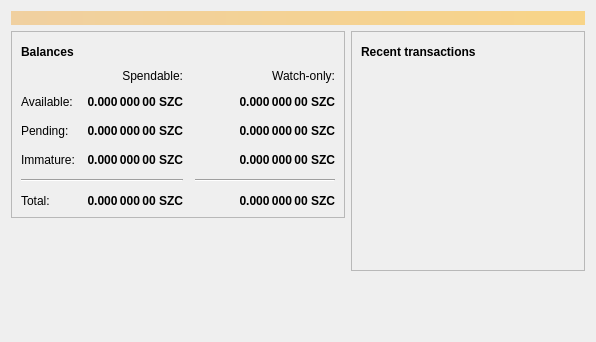
<?xml version="1.0" encoding="UTF-8"?>
<ui version="4.0">
 <class>OverviewPage</class>
 <widget class="QWidget" name="OverviewPage">
  <property name="geometry">
   <rect>
    <x>0</x>
    <y>0</y>
    <width>596</width>
    <height>342</height>
   </rect>
  </property>
  <property name="windowTitle">
   <string>Form</string>
  </property>
  <layout class="QVBoxLayout" name="topLayout">
   <item>
    <widget class="QLabel" name="labelAlerts">
     <property name="visible">
      <bool>false</bool>
     </property>
     <property name="styleSheet">
      <string notr="true">QLabel { background-color: qlineargradient(x1: 0, y1: 0, x2: 1, y2: 0, stop:0 #F0D0A0, stop:1 #F8D488); color:#000000; }</string>
     </property>
     <property name="wordWrap">
      <bool>true</bool>
     </property>
     <property name="margin">
      <number>3</number>
     </property>
     <property name="textInteractionFlags">
      <set>Qt::TextSelectableByMouse</set>
     </property>
    </widget>
   </item>
   <item>
    <layout class="QHBoxLayout" name="horizontalLayout" stretch="1,1">
     <item>
      <layout class="QVBoxLayout" name="verticalLayout_2">
       <item>
        <widget class="QFrame" name="frame">
         <property name="frameShape">
          <enum>QFrame::StyledPanel</enum>
         </property>
         <property name="frameShadow">
          <enum>QFrame::Raised</enum>
         </property>
         <layout class="QVBoxLayout" name="verticalLayout_4">
          <item>
           <layout class="QHBoxLayout" name="horizontalLayout_4">
            <item>
             <widget class="QLabel" name="label_5">
              <property name="font">
               <font>
                <weight>75</weight>
                <bold>true</bold>
               </font>
              </property>
              <property name="text">
               <string>Balances</string>
              </property>
             </widget>
            </item>
            <item>
             <widget class="QPushButton" name="labelWalletStatus">
              <property name="enabled">
               <bool>true</bool>
              </property>
              <property name="maximumSize">
               <size>
                <width>30</width>
                <height>16777215</height>
               </size>
              </property>
              <property name="toolTip">
               <string>The displayed information may be out of date. Your wallet automatically synchronizes with the Schezuancoin network after a connection is established, but this process has not completed yet.</string>
              </property>
              <property name="text">
               <string/>
              </property>
              <property name="icon">
               <iconset resource="../schezuancoin.qrc">
                <normaloff>:/icons/warning</normaloff>
                <disabledoff>:/icons/warning</disabledoff>:/icons/warning</iconset>
              </property>
              <property name="iconSize">
               <size>
                <width>24</width>
                <height>24</height>
               </size>
              </property>
              <property name="flat">
               <bool>true</bool>
              </property>
             </widget>
            </item>
            <item>
             <spacer name="horizontalSpacer_3">
              <property name="orientation">
               <enum>Qt::Horizontal</enum>
              </property>
              <property name="sizeHint" stdset="0">
               <size>
                <width>40</width>
                <height>20</height>
               </size>
              </property>
             </spacer>
            </item>
           </layout>
          </item>
          <item>
           <layout class="QGridLayout" name="gridLayout">
            <property name="spacing">
             <number>12</number>
            </property>
            <item row="2" column="2">
             <widget class="QLabel" name="labelWatchPending">
              <property name="font">
               <font>
                <weight>75</weight>
                <bold>true</bold>
               </font>
              </property>
              <property name="cursor">
               <cursorShape>IBeamCursor</cursorShape>
              </property>
              <property name="toolTip">
               <string>Unconfirmed transactions to watch-only addresses</string>
              </property>
              <property name="text">
               <string notr="true">0.000 000 00 SZC</string>
              </property>
              <property name="alignment">
               <set>Qt::AlignRight|Qt::AlignTrailing|Qt::AlignVCenter</set>
              </property>
              <property name="textInteractionFlags">
               <set>Qt::LinksAccessibleByMouse|Qt::TextSelectableByKeyboard|Qt::TextSelectableByMouse</set>
              </property>
             </widget>
            </item>
            <item row="2" column="1">
             <widget class="QLabel" name="labelUnconfirmed">
              <property name="font">
               <font>
                <weight>75</weight>
                <bold>true</bold>
               </font>
              </property>
              <property name="cursor">
               <cursorShape>IBeamCursor</cursorShape>
              </property>
              <property name="toolTip">
               <string>Total of transactions that have yet to be confirmed, and do not yet count toward the spendable balance</string>
              </property>
              <property name="text">
               <string notr="true">0.000 000 00 SZC</string>
              </property>
              <property name="alignment">
               <set>Qt::AlignRight|Qt::AlignTrailing|Qt::AlignVCenter</set>
              </property>
              <property name="textInteractionFlags">
               <set>Qt::LinksAccessibleByMouse|Qt::TextSelectableByKeyboard|Qt::TextSelectableByMouse</set>
              </property>
             </widget>
            </item>
            <item row="3" column="2">
             <widget class="QLabel" name="labelWatchImmature">
              <property name="font">
               <font>
                <weight>75</weight>
                <bold>true</bold>
               </font>
              </property>
              <property name="cursor">
               <cursorShape>IBeamCursor</cursorShape>
              </property>
              <property name="toolTip">
               <string>Mined balance in watch-only addresses that has not yet matured</string>
              </property>
              <property name="text">
               <string notr="true">0.000 000 00 SZC</string>
              </property>
              <property name="alignment">
               <set>Qt::AlignRight|Qt::AlignTrailing|Qt::AlignVCenter</set>
              </property>
              <property name="textInteractionFlags">
               <set>Qt::LinksAccessibleByMouse|Qt::TextSelectableByKeyboard|Qt::TextSelectableByMouse</set>
              </property>
             </widget>
            </item>
            <item row="4" column="0" colspan="2">
             <widget class="Line" name="line">
              <property name="orientation">
               <enum>Qt::Horizontal</enum>
              </property>
             </widget>
            </item>
            <item row="4" column="2">
             <widget class="Line" name="lineWatchBalance">
              <property name="sizePolicy">
               <sizepolicy hsizetype="Preferred" vsizetype="Fixed">
                <horstretch>0</horstretch>
                <verstretch>0</verstretch>
               </sizepolicy>
              </property>
              <property name="minimumSize">
               <size>
                <width>140</width>
                <height>0</height>
               </size>
              </property>
              <property name="orientation">
               <enum>Qt::Horizontal</enum>
              </property>
             </widget>
            </item>
            <item row="5" column="0">
             <widget class="QLabel" name="labelTotalText">
              <property name="text">
               <string>Total:</string>
              </property>
             </widget>
            </item>
            <item row="3" column="1">
             <widget class="QLabel" name="labelImmature">
              <property name="font">
               <font>
                <weight>75</weight>
                <bold>true</bold>
               </font>
              </property>
              <property name="cursor">
               <cursorShape>IBeamCursor</cursorShape>
              </property>
              <property name="toolTip">
               <string>Mined balance that has not yet matured</string>
              </property>
              <property name="text">
               <string notr="true">0.000 000 00 SZC</string>
              </property>
              <property name="alignment">
               <set>Qt::AlignRight|Qt::AlignTrailing|Qt::AlignVCenter</set>
              </property>
              <property name="textInteractionFlags">
               <set>Qt::LinksAccessibleByMouse|Qt::TextSelectableByKeyboard|Qt::TextSelectableByMouse</set>
              </property>
             </widget>
            </item>
            <item row="2" column="3">
             <spacer name="horizontalSpacer_2">
              <property name="orientation">
               <enum>Qt::Horizontal</enum>
              </property>
              <property name="sizeHint" stdset="0">
               <size>
                <width>40</width>
                <height>20</height>
               </size>
              </property>
             </spacer>
            </item>
            <item row="3" column="0">
             <widget class="QLabel" name="labelImmatureText">
              <property name="text">
               <string>Immature:</string>
              </property>
             </widget>
            </item>
            <item row="5" column="1">
             <widget class="QLabel" name="labelTotal">
              <property name="font">
               <font>
                <weight>75</weight>
                <bold>true</bold>
               </font>
              </property>
              <property name="cursor">
               <cursorShape>IBeamCursor</cursorShape>
              </property>
              <property name="toolTip">
               <string>Your current total balance</string>
              </property>
              <property name="text">
               <string notr="true">0.000 000 00 SZC</string>
              </property>
              <property name="alignment">
               <set>Qt::AlignRight|Qt::AlignTrailing|Qt::AlignVCenter</set>
              </property>
              <property name="textInteractionFlags">
               <set>Qt::LinksAccessibleByMouse|Qt::TextSelectableByKeyboard|Qt::TextSelectableByMouse</set>
              </property>
             </widget>
            </item>
            <item row="5" column="2">
             <widget class="QLabel" name="labelWatchTotal">
              <property name="font">
               <font>
                <weight>75</weight>
                <bold>true</bold>
               </font>
              </property>
              <property name="cursor">
               <cursorShape>IBeamCursor</cursorShape>
              </property>
              <property name="toolTip">
               <string>Current total balance in watch-only addresses</string>
              </property>
              <property name="text">
               <string notr="true">0.000 000 00 SZC</string>
              </property>
              <property name="alignment">
               <set>Qt::AlignRight|Qt::AlignTrailing|Qt::AlignVCenter</set>
              </property>
              <property name="textInteractionFlags">
               <set>Qt::LinksAccessibleByMouse|Qt::TextSelectableByKeyboard|Qt::TextSelectableByMouse</set>
              </property>
             </widget>
            </item>
            <item row="0" column="2">
             <widget class="QLabel" name="labelWatchonly">
              <property name="text">
               <string>Watch-only:</string>
              </property>
              <property name="alignment">
               <set>Qt::AlignRight|Qt::AlignTrailing|Qt::AlignVCenter</set>
              </property>
             </widget>
            </item>
            <item row="1" column="0">
             <widget class="QLabel" name="labelBalanceText">
              <property name="text">
               <string>Available:</string>
              </property>
             </widget>
            </item>
            <item row="1" column="1">
             <widget class="QLabel" name="labelBalance">
              <property name="font">
               <font>
                <weight>75</weight>
                <bold>true</bold>
               </font>
              </property>
              <property name="cursor">
               <cursorShape>IBeamCursor</cursorShape>
              </property>
              <property name="toolTip">
               <string>Your current spendable balance</string>
              </property>
              <property name="text">
               <string notr="true">0.000 000 00 SZC</string>
              </property>
              <property name="alignment">
               <set>Qt::AlignRight|Qt::AlignTrailing|Qt::AlignVCenter</set>
              </property>
              <property name="textInteractionFlags">
               <set>Qt::LinksAccessibleByMouse|Qt::TextSelectableByKeyboard|Qt::TextSelectableByMouse</set>
              </property>
             </widget>
            </item>
            <item row="1" column="2">
             <widget class="QLabel" name="labelWatchAvailable">
              <property name="font">
               <font>
                <weight>75</weight>
                <bold>true</bold>
               </font>
              </property>
              <property name="cursor">
               <cursorShape>IBeamCursor</cursorShape>
              </property>
              <property name="toolTip">
               <string>Your current balance in watch-only addresses</string>
              </property>
              <property name="text">
               <string notr="true">0.000 000 00 SZC</string>
              </property>
              <property name="alignment">
               <set>Qt::AlignRight|Qt::AlignTrailing|Qt::AlignVCenter</set>
              </property>
              <property name="textInteractionFlags">
               <set>Qt::LinksAccessibleByMouse|Qt::TextSelectableByKeyboard|Qt::TextSelectableByMouse</set>
              </property>
             </widget>
            </item>
            <item row="2" column="0">
             <widget class="QLabel" name="labelPendingText">
              <property name="text">
               <string>Pending:</string>
              </property>
             </widget>
            </item>
            <item row="0" column="1">
             <widget class="QLabel" name="labelSpendable">
              <property name="text">
               <string>Spendable:</string>
              </property>
              <property name="alignment">
               <set>Qt::AlignRight|Qt::AlignTrailing|Qt::AlignVCenter</set>
              </property>
             </widget>
            </item>
           </layout>
          </item>
         </layout>
        </widget>
       </item>
       <item>
        <spacer name="verticalSpacer">
         <property name="orientation">
          <enum>Qt::Vertical</enum>
         </property>
         <property name="sizeHint" stdset="0">
          <size>
           <width>20</width>
           <height>40</height>
          </size>
         </property>
        </spacer>
       </item>
      </layout>
     </item>
     <item>
      <layout class="QVBoxLayout" name="verticalLayout_3">
       <item>
        <widget class="QFrame" name="frame_2">
         <property name="frameShape">
          <enum>QFrame::StyledPanel</enum>
         </property>
         <property name="frameShadow">
          <enum>QFrame::Raised</enum>
         </property>
         <layout class="QVBoxLayout" name="verticalLayout">
          <item>
           <layout class="QHBoxLayout" name="horizontalLayout_2">
            <item>
             <widget class="QLabel" name="label_4">
              <property name="font">
               <font>
                <weight>75</weight>
                <bold>true</bold>
               </font>
              </property>
              <property name="text">
               <string>Recent transactions</string>
              </property>
             </widget>
            </item>
            <item>
             <widget class="QPushButton" name="labelTransactionsStatus">
              <property name="enabled">
               <bool>true</bool>
              </property>
              <property name="maximumSize">
               <size>
                <width>30</width>
                <height>16777215</height>
               </size>
              </property>
              <property name="toolTip">
               <string>The displayed information may be out of date. Your wallet automatically synchronizes with the Schezuancoin network after a connection is established, but this process has not completed yet.</string>
              </property>
              <property name="text">
               <string/>
              </property>
              <property name="icon">
               <iconset resource="../schezuancoin.qrc">
                <normaloff>:/icons/warning</normaloff>
                <disabledoff>:/icons/warning</disabledoff>:/icons/warning</iconset>
              </property>
              <property name="iconSize">
               <size>
                <width>24</width>
                <height>24</height>
               </size>
              </property>
              <property name="flat">
               <bool>true</bool>
              </property>
             </widget>
            </item>
            <item>
             <spacer name="horizontalSpacer">
              <property name="orientation">
               <enum>Qt::Horizontal</enum>
              </property>
              <property name="sizeHint" stdset="0">
               <size>
                <width>40</width>
                <height>20</height>
               </size>
              </property>
             </spacer>
            </item>
           </layout>
          </item>
          <item>
           <widget class="QListView" name="listTransactions">
            <property name="styleSheet">
             <string notr="true">QListView { background: transparent; }</string>
            </property>
            <property name="frameShape">
             <enum>QFrame::NoFrame</enum>
            </property>
            <property name="verticalScrollBarPolicy">
             <enum>Qt::ScrollBarAlwaysOff</enum>
            </property>
            <property name="horizontalScrollBarPolicy">
             <enum>Qt::ScrollBarAlwaysOff</enum>
            </property>
            <property name="selectionMode">
             <enum>QAbstractItemView::NoSelection</enum>
            </property>
           </widget>
          </item>
         </layout>
        </widget>
       </item>
       <item>
        <spacer name="verticalSpacer_2">
         <property name="orientation">
          <enum>Qt::Vertical</enum>
         </property>
         <property name="sizeHint" stdset="0">
          <size>
           <width>20</width>
           <height>40</height>
          </size>
         </property>
        </spacer>
       </item>
      </layout>
     </item>
    </layout>
   </item>
  </layout>
 </widget>
 <resources/>
 <connections/>
</ui>
